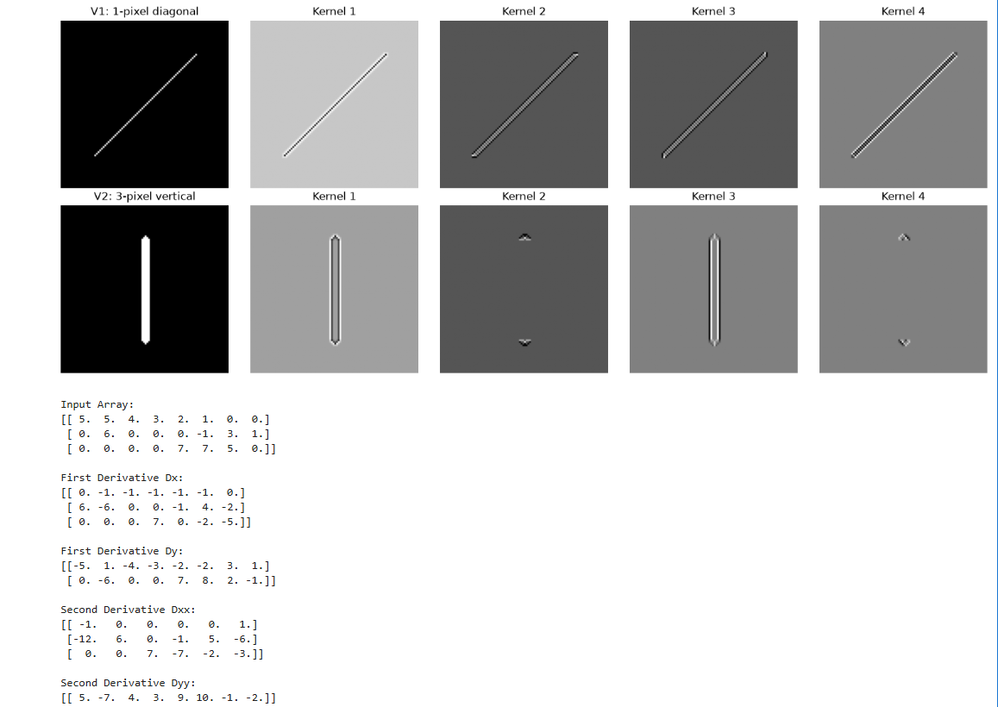
#> input picture DIVP-Pratical 29 sep 2026/divp practical.png, 998 x 707 px, shrunk from 1157 x 820 before the run
$ python -i code.py   (imports and definitions only)   (older library calls are emulated)
#> lines starting #> are read from the running program, lines starting #| are printed output that depends on the picture
import cv2
import numpy as np
import matplotlib.pyplot as plt

# ============================================================
# 1. DEFINE THE KERNELS
# ============================================================

# (a) 2nd derivative / Laplacian
K1 = np.array([
    [1,  1,  1],
    [1, -8,  1],
    [1,  1,  1]
], dtype=np.float32)

# (b) 1st derivative
K2 = np.array([
    [-1, -1, -1],
    [ 2,  2,  2],
    [-1, -1, -1]
], dtype=np.float32)

# (c) 2nd derivative
K3 = np.array([
    [-1,  2, -1],
    [-1,  2, -1],
    [-1,  2, -1]
], dtype=np.float32)

# (d) 2nd derivative / diagonal
K4 = np.array([
    [ 2, -1, -1],
    [-1,  2, -1],
    [-1, -1,  2]
], dtype=np.float32)


# ============================================================
# 2. CREATE TEST IMAGES
# ============================================================

# V1: 1-pixel-wide diagonal line
V1 = np.zeros((100, 100), dtype=np.uint8)
# [1 line not run here, left out]

# V2: 3-pixel-wide vertical line
V2 = np.zeros((100, 100), dtype=np.uint8)
# [1 line not run here, left out]


# ============================================================
# 3. APPLY KERNELS
# ============================================================

def apply_kernels(image):

    # Use CV_32F so negative derivative values are preserved
    image_float = image.astype(np.float32)

    R1 = cv2.filter2D(image_float, cv2.CV_32F, K1)
    R2 = cv2.filter2D(image_float, cv2.CV_32F, K2)
    R3 = cv2.filter2D(image_float, cv2.CV_32F, K3)
    R4 = cv2.filter2D(image_float, cv2.CV_32F, K4)

    return R1, R2, R3, R4


R1_V1, R2_V1, R3_V1, R4_V1 = apply_kernels(V1)
R1_V2, R2_V2, R3_V2, R4_V2 = apply_kernels(V2)


# ============================================================
# 4. DISPLAY RESULTS
# ============================================================

fig, ax = plt.subplots(2, 5, figsize=(15, 6))

# ---------------- V1 ----------------

# [39 lines not run here, left out]


# ============================================================
# 5. GIVEN PIXEL ARRAY
# ============================================================

# IMPORTANT:
# Your original array has:
# Row 1 -> 8 values
# Row 2 -> 9 values
# Row 3 -> 7 values
#
# Therefore it is NOT a valid rectangular NumPy array.
#
# Correct the following array according to your assignment.

Ip = np.array([
    [5, 5, 4, 3, 2, 1, 0, 0],
    [0, 6, 0, 0, 0, -1, 3, 1],
    [0, 0, 0, 0, 7, 7, 5, 0]   # <-- CHECK THIS LAST VALUE
], dtype=np.float32)


# [2 lines not run here, left out]


# ============================================================
# 6. FIRST DERIVATIVE
# ============================================================

# Derivative in X direction
Dx = np.diff(Ip, axis=1)

# Derivative in Y direction
Dy = np.diff(Ip, axis=0)

# [5 lines not run here, left out]


# ============================================================
# 7. SECOND DERIVATIVE
# ============================================================

# Second derivative in X direction
Dxx = np.diff(Ip, n=2, axis=1)

# Second derivative in Y direction
Dyy = np.diff(Ip, n=2, axis=0)

# [5 lines not run here, left out]

>>> import cv2
>>> picture = cv2.imread('divp practical.png')
#> picture is the input picture: shape (707, 998, 3); mean B, G, R 191.9, 191.8, 191.7
>>> result = apply_kernels(picture)
#> in apply_kernels (call 3), `R1 = cv2.filter2D(image_float, cv2.CV_32F, K1)`:
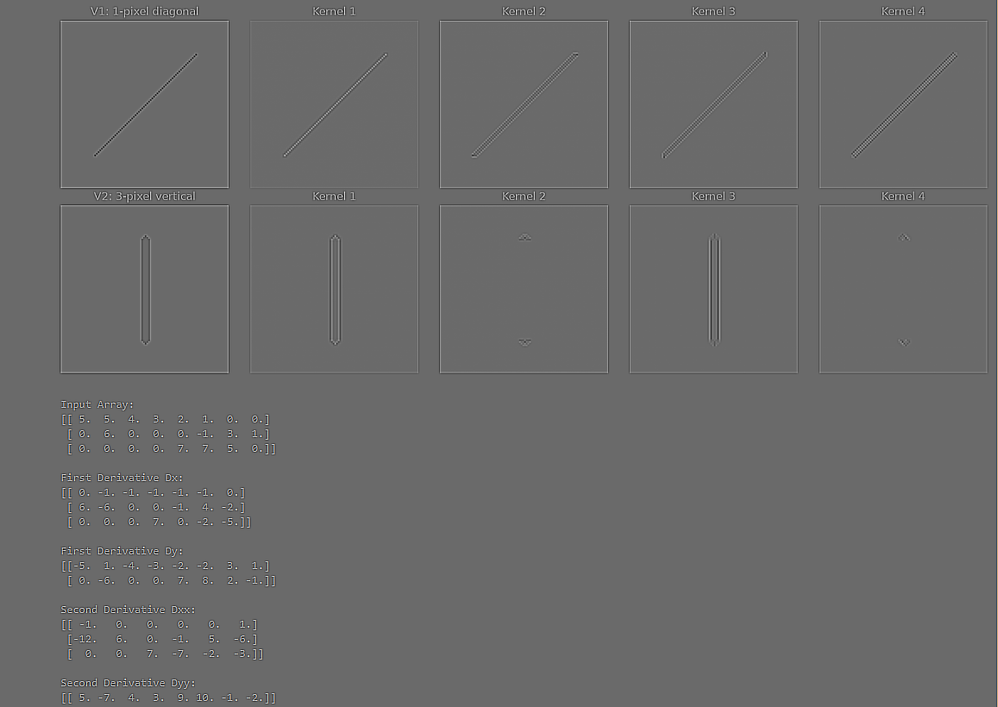
#> R1: shape (707, 998, 3) float32; mean B, G, R 0.1, 0.4, 0.6; drawn with min black and max white
#> in apply_kernels (call 3), `R2 = cv2.filter2D(image_float, cv2.CV_32F, K2)`:
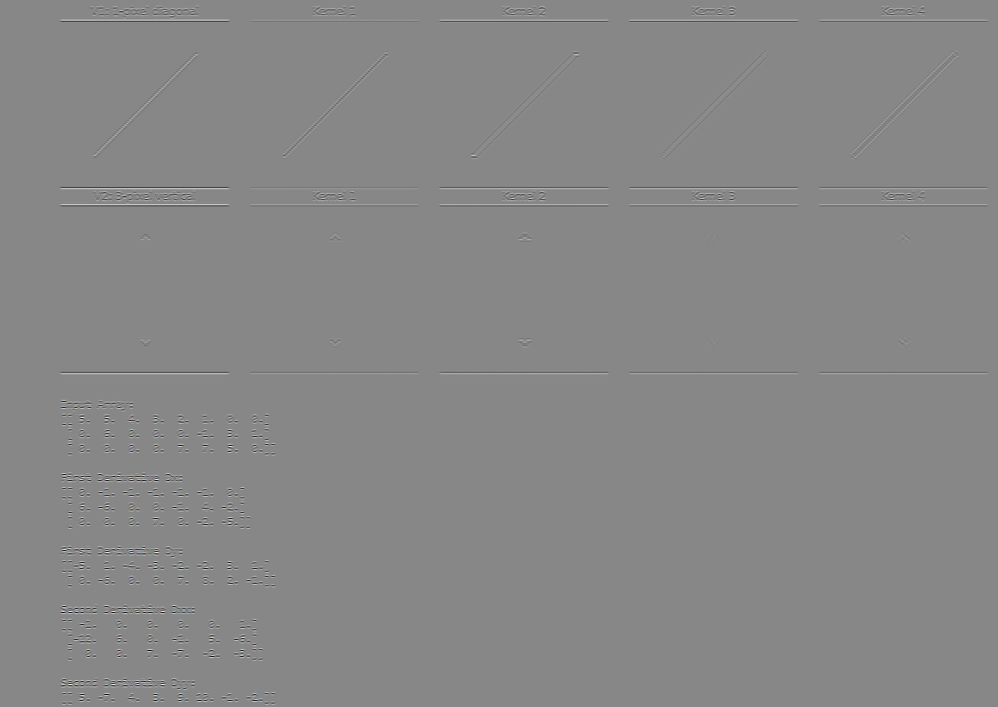
#> R2: shape (707, 998, 3) float32; mean B, G, R 0, 0, 0; drawn with min black and max white
